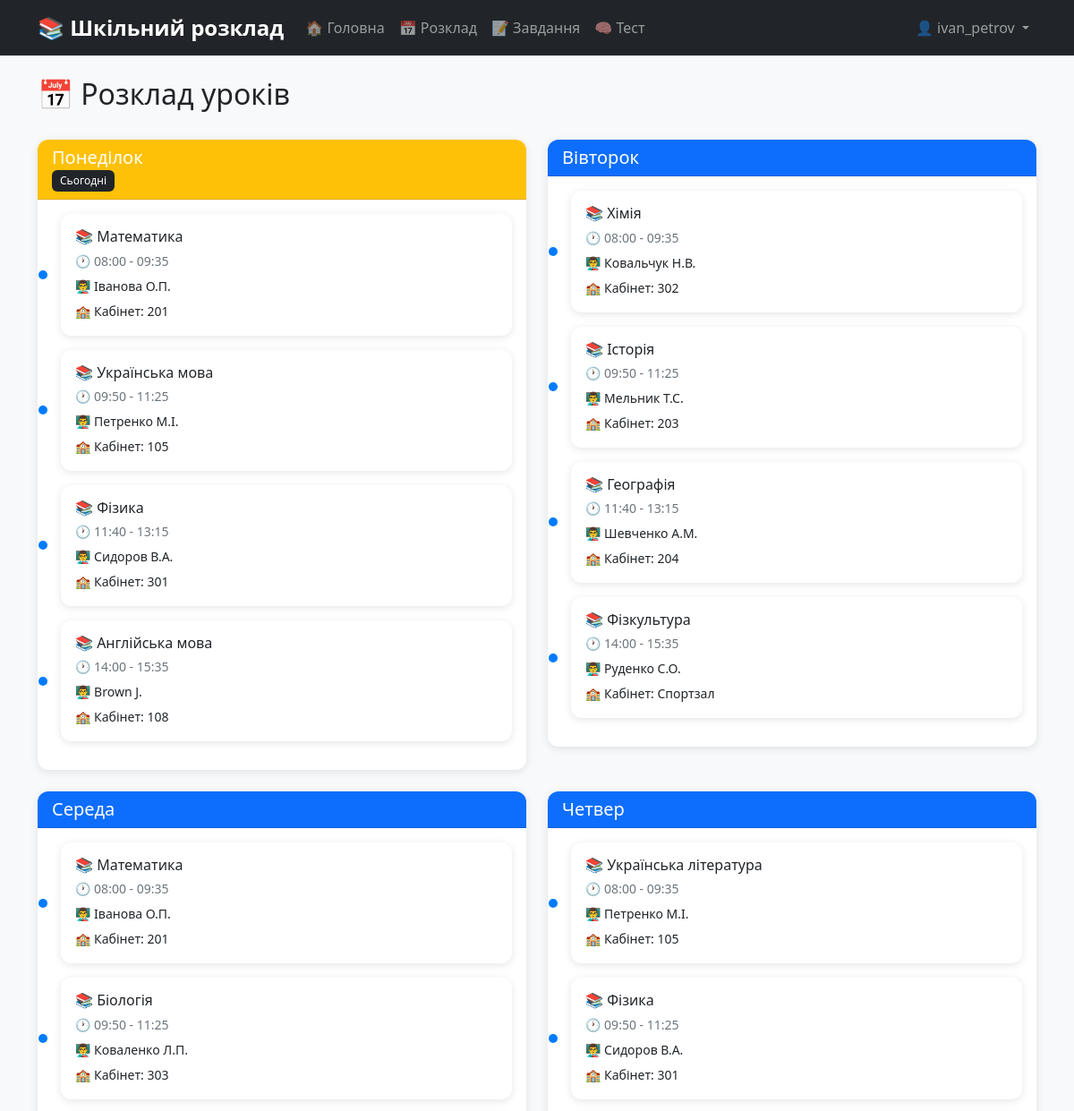
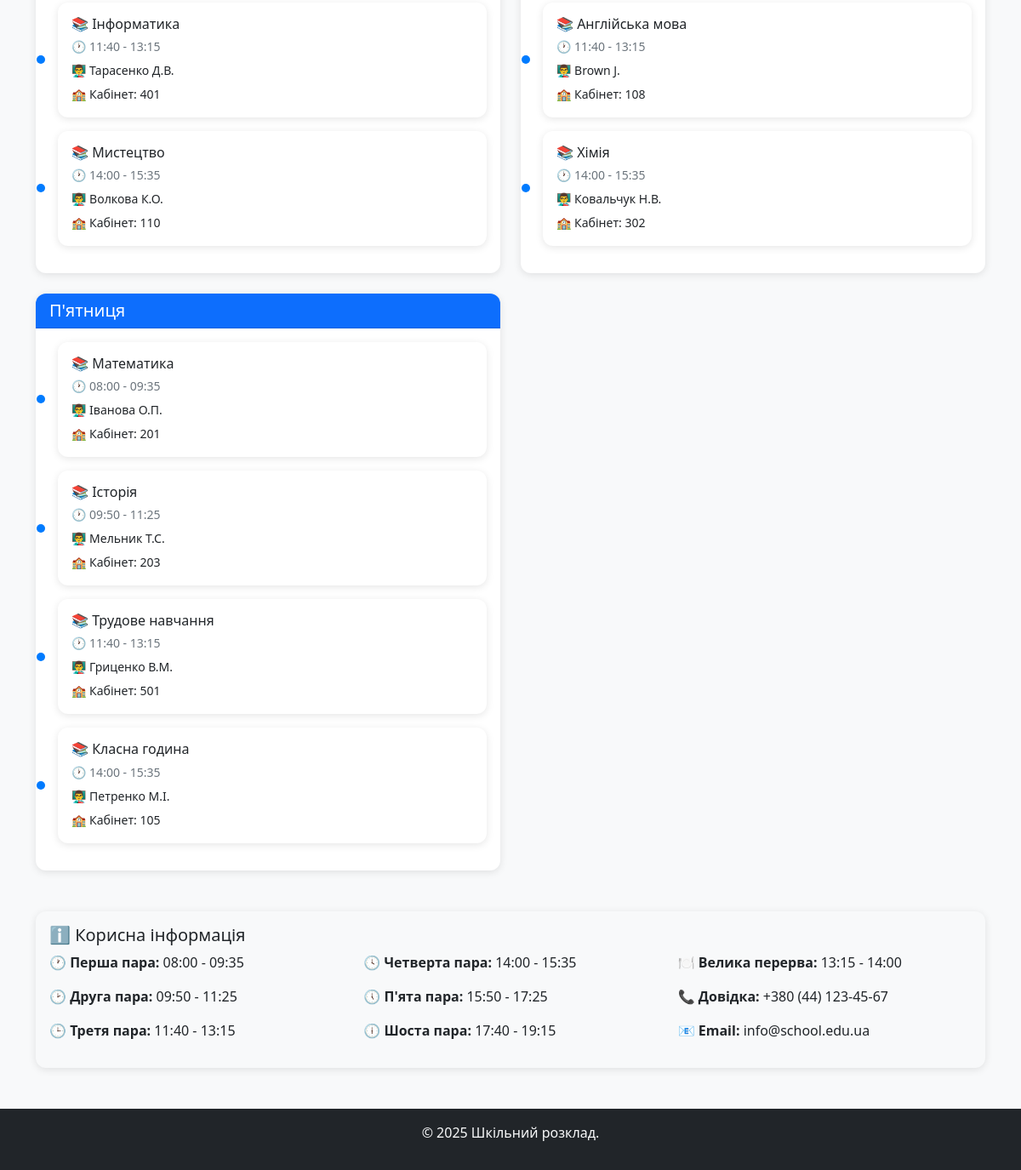
The app's page /schedule (signed in) with its own data (2 pictures, top to bottom).
### tables this page shows
CREATE TABLE lessons (
            id INTEGER PRIMARY KEY AUTOINCREMENT,
            subject TEXT NOT NULL,
            teacher TEXT NOT NULL,
            classroom TEXT NOT NULL,
            day_of_week TEXT NOT NULL,
            time_start TEXT NOT NULL,
            time_end TEXT NOT NULL,
            created_by INTEGER,
            created_at TIMESTAMP DEFAULT CURRENT_TIMESTAMP,
            FOREIGN KEY (created_by) REFERENCES users (id)
        );

### app.py (the view)
@app.route('/schedule')
@login_required
def schedule():
    conn = get_db_connection()
    lessons = conn.execute(
        'SELECT * FROM lessons ORDER BY day_of_week, time_start'
    ).fetchall()
    conn.close()
    schedule_by_day = {}
    days = ['Понеділок', 'Вівторок', 'Середа', 'Четвер', 'П\'ятниця']
    for day in days:
        schedule_by_day[day] = [lesson for lesson in lessons if lesson['day_of_week'] == day]
    return render_template('schedule.html', schedule=schedule_by_day)

### app.py (called while the page is built)
def get_db_connection():
    conn = sqlite3.connect('school_schedule.db')
    conn.row_factory = sqlite3.Row
    return conn

def login_required(f):
    from functools import wraps
    @wraps(f)
    def decorated_function(*args, **kwargs):
        if 'user_id' not in session:
            return redirect(url_for('login'))
        return f(*args, **kwargs)
    return decorated_function

### templates/schedule.html (shortened to what this page needs)
{% extends "base.html" %}
{% block content %}
<div class="d-flex justify-content-between align-items-center mb-4">
    <h2>📅 Розклад уроків</h2>
</div>
<div class="row">
    {% for day, lessons in schedule.items() %}
    <div class="col-lg-6 mb-4">
        <div class="card">
            <div class="card-header bg-primary text-white">
                <h5 class="mb-0">{{ day }}</h5>
            </div>
            <div class="card-body">
                {% if lessons %}
                    <div class="timeline">
                        {% for lesson in lessons %}
                        <div class="timeline-item mb-3">
                            <div class="card border-start border-4 border-info">
                                <div class="card-body">
                                    <div class="d-flex justify-content-between align-items-start">
                                        <div>
                                            <h6 class="card-title mb-1">📚 {{ lesson.subject }}</h6>
                                            <p class="card-text mb-1">
                                                <small class="text-muted">
                                                    🕐 {{ lesson.time_start }} - {{ lesson.time_end }}
                                                </small>
                                            </p>
                                            <p class="card-text mb-1">
                                                <small>👨‍🏫 {{ lesson.teacher }}</small>
                                            </p>
                                            <p class="card-text mb-0">
                                                <small>🏫 Кабінет: {{ lesson.classroom }}</small>
                                            </p>
                                        </div>
                                    </div>
                                </div>
                            </div>
                        </div>
                        {% endfor %}
                    </div>
                {% endif %}
            </div>
        </div>
    </div>
    {% endfor %}
</div>
<div class="row mt-4">
    <div class="col-12">
        <div class="card bg-light">
            <div class="card-body">
                <h5>ℹ️ Корисна інформація</h5>
                <div class="row">
                    <div class="col-md-4">
                        <p><strong>🕐 Перша пара:</strong> 08:00 - 09:35</p>
                        <p><strong>🕑 Друга пара:</strong> 09:50 - 11:25</p>
                        <p><strong>🕒 Третя пара:</strong> 11:40 - 13:15</p>
                    </div>
                    <div class="col-md-4">
                        <p><strong>🕓 Четверта пара:</strong> 14:00 - 15:35</p>
                        <p><strong>🕔 П'ята пара:</strong> 15:50 - 17:25</p>
                        <p><strong>🕕 Шоста пара:</strong> 17:40 - 19:15</p>
                    </div>
                    <div class="col-md-4">
                        <p><strong>🍽️ Велика перерва:</strong> 13:15 - 14:00</p>
                        <p><strong>📞 Довідка:</strong> +380 (44) 123-45-67</p>
                        <p><strong>📧 Email:</strong> info@school.edu.ua</p>
                    </div>
                </div>
            </div>
        </div>
    </div>
</div>
{% endblock %}

### static/css/style.css (style rules this page uses)
body { font-family: 'Segoe UI', Tahoma, Geneva, Verdana, sans-serif; background-color: #f8f9fa; }
.card { border: none; border-radius: 12px; box-shadow: 0 2px 10px rgba(0, 0, 0, 0.1); transition: transform 0.2s ease, box-shadow 0.2s ease; }
.card-header { border-radius: 12px 12px 0 0 !important; font-weight: 600; }
.timeline { position: relative; }
.timeline-item { position: relative; margin-bottom: 1rem; }
.timeline-item::before { content: ''; position: absolute; left: -15px; top: 50%; transform: translateY(-50%); width: 10px; height: 10px; background-color: #007bff; border-radius: 50%; z-index: 2; }
.timeline-item .card { margin-left: 10px; }
.card { animation: fadeIn 0.6s ease-out; }
.border-start { border-left: var(--bs-border-width) var(--bs-border-style) var(--bs-border-color) !important; }
.border-4 { border-width: 4px !important; }
.border-info { --bs-border-color: #0dcaf0; }

### records on screen
lessons: subject "Математика", time_start "08:00", time_end "09:35", teacher "Іванова О.П.", classroom "201"
lessons: subject "Українська мова", time_start "09:50", time_end "11:25", teacher "Петренко М.І.", classroom "105"
lessons: subject "Фізика", time_start "11:40", time_end "13:15", teacher "Сидоров В.А.", classroom "301"
lessons: subject "Англійська мова", time_start "14:00", time_end "15:35", teacher "Brown J.", classroom "108"
lessons: subject "Хімія", time_start "08:00", time_end "09:35", teacher "Ковальчук Н.В.", classroom "302"
lessons: subject "Історія", time_start "09:50", time_end "11:25", teacher "Мельник Т.С.", classroom "203"
lessons: subject "Географія", time_start "11:40", time_end "13:15", teacher "Шевченко А.М.", classroom "204"
lessons: subject "Фізкультура", time_start "14:00", time_end "15:35", teacher "Руденко С.О.", classroom "Спортзал"
lessons: subject "Математика", time_start "08:00", time_end "09:35", teacher "Іванова О.П.", classroom "201"
lessons: subject "Біологія", time_start "09:50", time_end "11:25", teacher "Коваленко Л.П.", classroom "303"
lessons: subject "Інформатика", time_start "11:40", time_end "13:15", teacher "Тарасенко Д.В.", classroom "401"
lessons: subject "Мистецтво", time_start "14:00", time_end "15:35", teacher "Волкова К.О.", classroom "110"
lessons: subject "Українська література", time_start "08:00", time_end "09:35", teacher "Петренко М.І.", classroom "105"
lessons: subject "Фізика", time_start "09:50", time_end "11:25", teacher "Сидоров В.А.", classroom "301"
lessons: subject "Англійська мова", time_start "11:40", time_end "13:15", teacher "Brown J.", classroom "108"
lessons: subject "Хімія", time_start "14:00", time_end "15:35", teacher "Ковальчук Н.В.", classroom "302"
lessons: subject "Математика", time_start "08:00", time_end "09:35", teacher "Іванова О.П.", classroom "201"
lessons: subject "Історія", time_start "09:50", time_end "11:25", teacher "Мельник Т.С.", classroom "203"
lessons: subject "Трудове навчання", time_start "11:40", time_end "13:15", teacher "Гриценко В.М.", classroom "501"
lessons: subject "Класна година", time_start "14:00", time_end "15:35", teacher "Петренко М.І.", classroom "105"

### other values on screen
{{ session.username }} "ivan_petrov"
{{ day }} "Понеділок" "Вівторок" "Середа" "Четвер" "П'ятниця"
